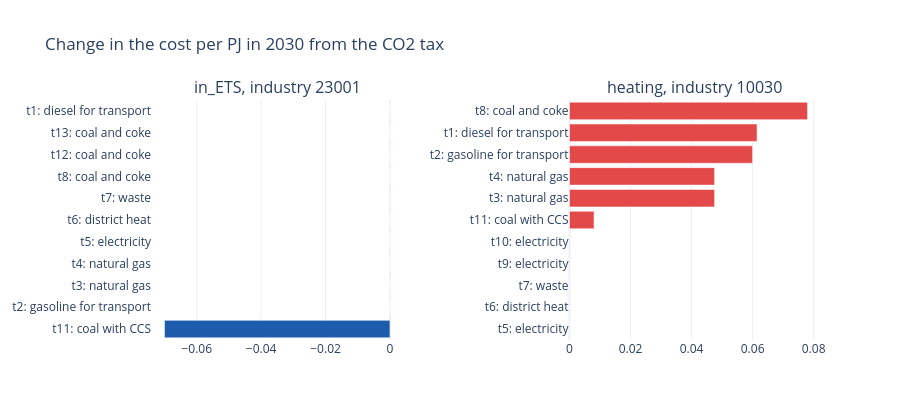

Notebook source saved alongside this figure:
### Markdown cell above
## The CO2 tax: gradual in FTT, at once in DREAM's block

The block gets the energy prices, the capital price and the demand for the energy service from DREAM's solution
of the CO2 tax shock (S3: +750, phased in 2025-2030, technology block on). The first chart shows what the tax does
to the cost of each technology in 2030.

* **in_ETS**: the tax does not change the cost of the fossil technologies. Only coal with CCS (t11) changes: it
  gets 0.07 cheaper per PJ through the price of captured CO2. That is about 10 times the spread of the cost.
* **heating**: the fossil technologies get 0.05 to 0.08 more expensive (3 to 5 spreads); electricity, district
  heat and waste do not change.

### Code cell
ftt = run(s3)
fig = make_subplots(rows=1, cols=2, subplot_titles=list(UNITS.values()), horizontal_spacing=0.25)
for j, unit in enumerate(UNITS, 1):
    lab = labels(unit)
    d = pd.Series({lab[l.lower()]: ftt.at[2030, f'CT__{k}'] - base.at[2030, f'CT__{k}'] for l, k in meta['ftt_groups'][unit]})
    d = d.sort_values()
    fig.add_trace(go.Bar(x=d.values, y=d.index, orientation='h', showlegend=False,
                         marker=dict(color=['#1c5cab' if v < 0 else '#e34948' for v in d.values]),
                         hovertemplate='%{y}: %{x:.4f}<extra></extra>'), row=1, col=j)
fig.update_layout(template=gv.TEMPLATE, height=420, title='Change in the cost per PJ in 2030 from the CO2 tax')
fig.show()
sig = pd.DataFrame({UNITS[u]: base.loc[2030, [f'SIGMAT__{k}' for _, k in meta['ftt_groups'][u]]].describe()[['min', 'mean', 'max']]
                    for u in UNITS})
print('spread of the cost (SIGMAT) in 2030:')
sig.round(4)

### Figure 1 — Plotly figure (JSON) as saved in the notebook; plotly's stock layout.template omitted (floating-point values rounded to 4 significant figures)
{"data": [{"hovertemplate": "%{y}: %{x:.4f}<extra></extra>", "marker": {"color": ["#1c5cab", "#e34948", "#e34948", "#e34948", "#e34948", "#e34948", "#e34948", "#e34948", "#e34948", "#e34948", "#e34948"]}, "orientation": "h", "showlegend": false, "type": "bar", "x": [-0.07001, 5.48e-07, 8.22e-07, 1.096e-06, 1.37e-06, 1.644e-06, 1.918e-06, 6.21e-06, 7.032e-06, 7.854e-06, 8.096e-06], "xaxis": "x", "y": ["t11: coal with CCS", "t2: gasoline for transport", "t3: natural gas", "t4: natural gas", "t5: electricity", "t6: district heat", "t7: waste", "t8: coal and coke", "t12: coal and coke", "t13: coal and coke", "t1: diesel for transport"], "yaxis": "y"}, {"hovertemplate": "%{y}: %{x:.4f}<extra></extra>", "marker": {"color": ["#e34948", "#e34948", "#e34948", "#e34948", "#e34948", "#e34948", "#e34948", "#e34948", "#e34948", "#e34948", "#e34948"]}, "orientation": "h", "showlegend": false, "type": "bar", "x": [3.593e-05, 4.312e-05, 5.03e-05, 6.467e-05, 7.186e-05, 0.008044, 0.04754, 0.04755, 0.05999, 0.06146, 0.07798], "xaxis": "x2", "y": ["t5: electricity", "t6: district heat", "t7: waste", "t9: electricity", "t10: electricity", "t11: coal with CCS", "t3: natural gas", "t4: natural gas", "t2: gasoline for transport", "t1: diesel for transport", "t8: coal and coke"], "yaxis": "y2"}], "layout": {"annotations": [{"font": {"size": 16}, "showarrow": false, "text": "in_ETS, industry 23001", "x": 0.1875, "xanchor": "center", "xref": "paper", "y": 1.0, "yanchor": "bottom", "yref": "paper"}, {"font": {"size": 16}, "showarrow": false, "text": "heating, industry 10030", "x": 0.8125, "xanchor": "center", "xref": "paper", "y": 1.0, "yanchor": "bottom", "yref": "paper"}], "height": 420, "title": {"text": "Change in the cost per PJ in 2030 from the CO2 tax"}, "xaxis": {"anchor": "y", "domain": [0.0, 0.375]}, "xaxis2": {"anchor": "y2", "domain": [0.625, 1.0]}, "yaxis": {"anchor": "x", "domain": [0.0, 1.0]}, "yaxis2": {"anchor": "x2", "domain": [0.0, 1.0]}}}
